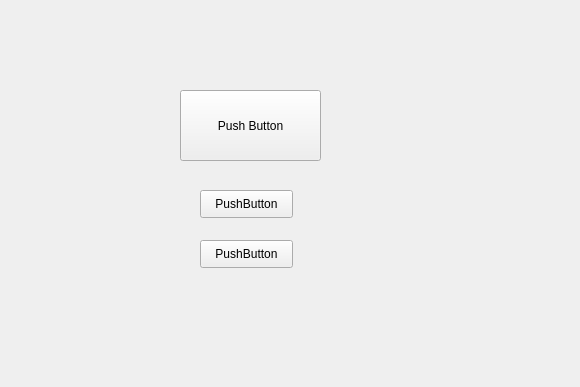
<?xml version="1.0" encoding="UTF-8"?>
<ui version="4.0">
 <class>Form</class>
 <widget class="QWidget" name="Form">
  <property name="geometry">
   <rect>
    <x>0</x>
    <y>0</y>
    <width>580</width>
    <height>387</height>
   </rect>
  </property>
  <property name="windowTitle">
   <string>Form</string>
  </property>
  <widget class="QPushButton" name="b1">
   <property name="geometry">
    <rect>
     <x>180</x>
     <y>90</y>
     <width>141</width>
     <height>71</height>
    </rect>
   </property>
   <property name="text">
    <string>Push Button</string>
   </property>
  </widget>
  <widget class="QPushButton" name="b2">
   <property name="geometry">
    <rect>
     <x>200</x>
     <y>190</y>
     <width>93</width>
     <height>28</height>
    </rect>
   </property>
   <property name="text">
    <string>PushButton</string>
   </property>
  </widget>
  <widget class="QPushButton" name="b3">
   <property name="geometry">
    <rect>
     <x>200</x>
     <y>240</y>
     <width>93</width>
     <height>28</height>
    </rect>
   </property>
   <property name="text">
    <string>PushButton</string>
   </property>
  </widget>
 </widget>
 <resources/>
 <connections/>
</ui>
